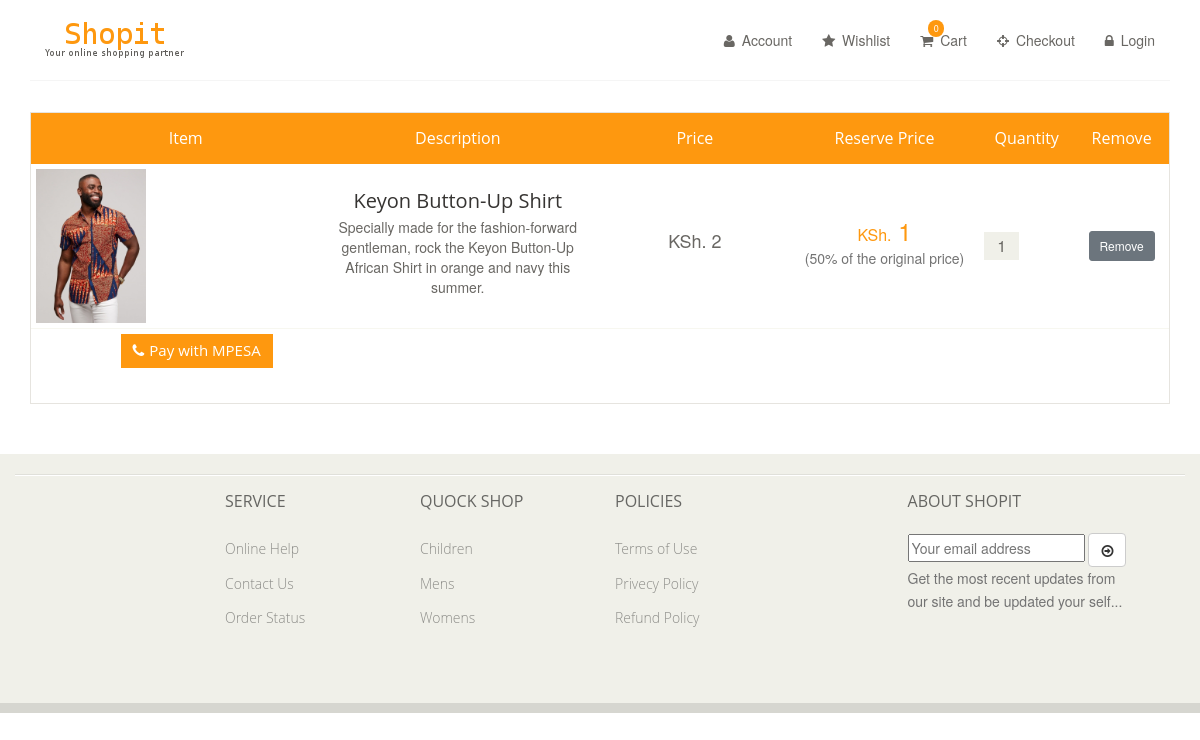
Before: /wishlist.php with the older database file.
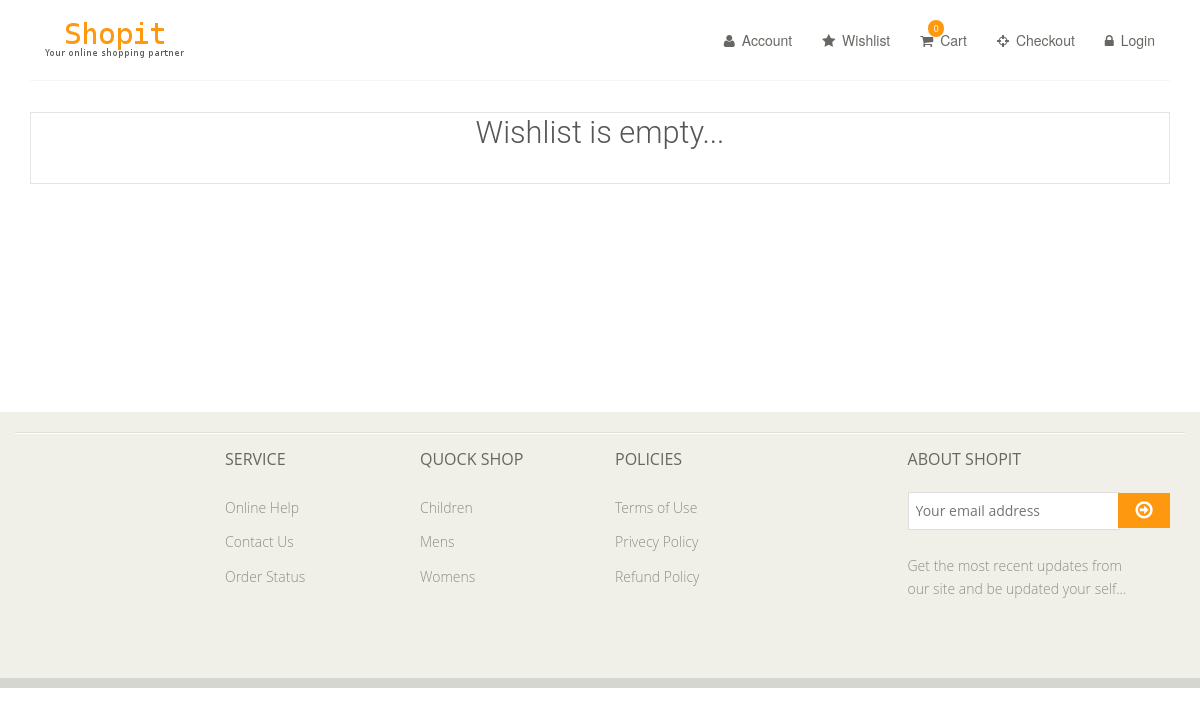
After: the same page with the newer database file.
### tables this page shows
CREATE TABLE `wishlist` (
  `wishId` int(5) NOT NULL,
  `itemId` int(5) NOT NULL,
  `usrId` int(5) NOT NULL,
  `date` datetime NOT NULL DEFAULT CURRENT_TIMESTAMP,
  `amount` double NOT NULL
);

CREATE TABLE `images` (
  `imageId` int(11) NOT NULL,
  `itemId` int(11) NOT NULL,
  `m_url` text NOT NULL,
  `s_url` text NOT NULL
);

CREATE TABLE `items` (
  `itemId` int(100) NOT NULL,
  `itemname` varchar(80) NOT NULL,
  `description` text NOT NULL,
  `date` timestamp NOT NULL DEFAULT CURRENT_TIMESTAMP,
  `price` int(40) NOT NULL,
  `instock` tinyint(1) NOT NULL
);

### admin/database.php (called while the page is built, shortened)
<?php
class MySQLDB
{
   var $connection;
   function MySQLDB(){
      $this->connection = mysqli_connect(DB_SERVER, DB_USER, DB_PASS) or die(mysql_error());
      mysqli_select_db($this->connection,DB_NAME) or die(mysql_error());
   }
function getWishlist(){
   $q="SELECT * FROM ".TBL_WSHLIST." JOIN ".TBL_ITEMS." ON ".TBL_WSHLIST.".itemId= ".TBL_ITEMS.".itemId
   JOIN ".TBL_IMAGES." ON ".TBL_ITEMS.".itemId= ".TBL_IMAGES.".itemId
   JOIN ".TBL_USERS." ON ".TBL_WSHLIST.".usrId= ".TBL_USERS.".Id";
     $result = mysqli_query($this->connection,$q);
if(!$result || (mysqli_num_rows($result) < 1)){
   return NULL;
}
$thisarray=array();
while($dbarray = mysqli_fetch_array($result)){
  $thisarray[]=$dbarray;
}
return $thisarray;
}
};
$database = new MySQLDB;
?>

### admin/session.php (called while the page is built, shortened)
<?php
include("database.php");
class Session
{
   function checkLogin(){
      global $database;
      if(isset($_SESSION['username']) && isset($_SESSION['userid']) &&
         $_SESSION['username'] != GUEST_NAME){
         if($database->confirmUserID($_SESSION['username'], $_SESSION['userid']) != 0){
            unset($_SESSION['username']);
            unset($_SESSION['userid']);
            return false;
         }
         $this->userinfo  = $database->getUserInfo($_SESSION['username']);
         $this->username  = $this->userinfo['username'];
         $this->userid    = $this->userinfo['userid'];
         $this->userlevel = $this->userinfo['userlevel'];
          $this->Id=$this->userinfo['Id'];
          $this->phoneNo=$this->userinfo['phoneNo'];
            $this->email=$this->userinfo['email'];
         return true;
      }
      else{
         return false;
      }
   }
};
$session = new Session;
?>

### wishlist.php (the view, shortened to what the changed rows need)
<!DOCTYPE html>
<html lang="en">
<head>
    <link href="css/bootstrap.min.css" rel="stylesheet">
    <link href="css/font-awesome.min.css" rel="stylesheet">
    <link href="css/prettyPhoto.css" rel="stylesheet">
    <link href="css/price-range.css" rel="stylesheet">
    <link href="css/animate.css" rel="stylesheet">
	<link href="css/main.css" rel="stylesheet">
	<link href="css/responsive.css" rel="stylesheet">
</head>
<body>
<?php include('header.php');?>
	<section id="cart_items">
		<div class="container">
<div class="table-responsive cart_info ">
  <table class="table table-condensed">
<?php
$rows=$database->getWishlist();
if($rows != NULL){
  ?>
  <thead>
    <tr class="cart_menu text-center">
                  <td class="image">Item</td>
                  <td class="description">Description</td>
                  <td class="price">Price</td>
                  <td class="price">Reserve Price</td>
                  <td class="price">Quantity</td>
                  <td class="price">Remove</td>
                </tr>
  </thead>
  <tbody>
  <?php
foreach($rows as $row){
 ?>
 <tr class="tbody  text-center">
              <td class="cart_product  col-sm-3">
                <a href="product.php?q=<?=$row['itemId'];?>"><div class="img"><img src="<?=$row['s_url'];?>" alt=""></div></a>
              </td>
              <td class="cart_description  col-sm-3">
                <h4><a href=""><?=$row['itemname'];?></a></h4>
                <p><?=$row['description'];?></p>
              </td>
              <td class="cart_price  col-sm-2">
                <p>KSh. <?=$row['price'];?></p>
              </td>
              <td class="cart_total  col-sm-2">
                <p class="cart_total_price"><span class='fnt'>KSh.</span> <?=$row['amount'];?></p>
                <p>(50% of the original price)</p>
              </td>
              <td class="cart_quantity  col-sm-1">
                <div class="cart_quantity_button">
                  <a class="cart_quantity_down" href=""> 1 </a>
                </div>
              </td>
              <td class="cart_delete  col-sm-1">
<form class="form-item" method="POST" action="process.php">
<?php
echo '<button type="submit" id="button" class="btn btn-secondary btn-sm ">Remove</button>';
?>
              </td>
            </tr>
<tr>  <td>
            <div class="col-md-11 text-right">
              <a onclick="" href="stk.php?q=<?=$row['amount'];?>&n=<?=$session->phoneNo;?>&t='wish'" class="btn btn-default add-to-cart"><i class="fa fa-phone"></i>Pay with MPESA</a>
            </div>  </td>
</tr>
<?php
}
}else{
  echo "<h3 style='text-align:center;'>Wishlist is empty...</h3>";
}
?>
</tbody>
</table>
</div>
</div>
</section>
<?php include('footer.php'); ?>
</body>
</html>

### footer.php (shortened to what the changed rows need)
<footer id="footer">
  <div class="footer-widget">
    <div class="container">
      <div class="row">
        <div class="col-sm-2  col-sm-offset-2">
          <div class="single-widget">
            <h2>Service</h2>
          </div>
        </div>
        <div class="col-sm-2">
          <div class="single-widget">
            <h2>Quock Shop</h2>
          </div>
        </div>
        <div class="col-sm-2">
          <div class="single-widget">
            <h2>Policies</h2>
          </div>
        </div>
        <div class="col-sm-3 col-sm-offset-1">
          <div class="single-widget">
            <h2>About Shopit</h2>
            <form action="#" class="searchform">
              <input type="text" placeholder="Your email address" />
              <button type="submit" class="btn btn-default"><i class="fa fa-arrow-circle-o-right"></i></button>
              <p>Get the most recent updates from <br />our site and be updated your self...</p>
            </form>
          </div>
        </div>
      </div>
    </div>
  </div>
</footer>

Changed rows visible on the page:
removed wishlist: images.s_url (picture), items.itemname "Keyon Button-Up Shirt", items.description "Specially made for the fashion-forward gentleman, rock the Keyon Button-Up African Shirt in orange and navy this summer.", items.price "2", amount "1"
Other visible differences:
text no longer shown: "Item Description Price Reserve Price Quantity Remove"
text now shown: "Wishlist is empty..."
